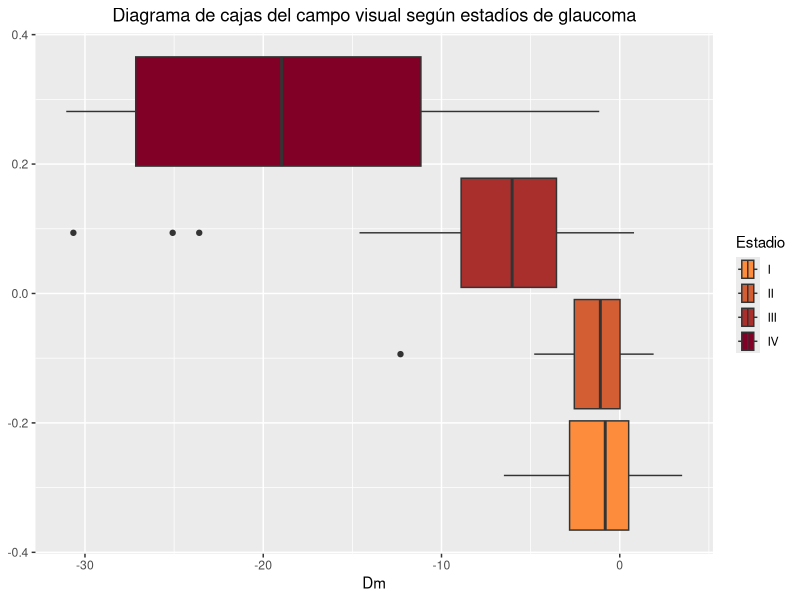
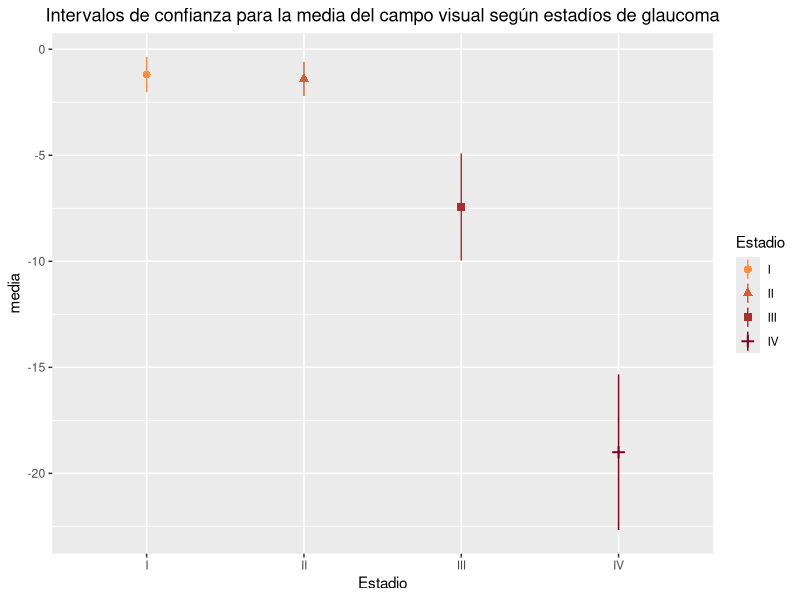

These figures' R source, in order: (Note: this script raises an error after producing the figures.)
## ---- chunk 1
library(knitr)
## Global options
options(digits = 4)
opts_chunk$set(echo=F, cache=T, prompt=F, tidy=T, comment=NA, message=F, warning=F, dev="png", dev.args=list(type="cairo"), dpi=300)
## ---- chunk 2
.packages <- c("tidyverse", "irr")
.installed <- .packages %in% installed.packages()
if (length(.packages[!.installed])>0) install.packages(.packages[!.installed])
lapply(.packages, require, character.only=T)
## ---- chunk 3
data <- read_csv('datos/campo-visual.csv', col_types = cols(Estadio = "f"))
data$Estadio <- ordered(data$Estadio, levels=levels(data$Estadio))                 
## ---- chunk 4
data <- data %>%  # Elminar los casos sin datos en la variable Dm
  filter(!is.na(Dm)) %>% # Eliminar los casos con errores mayores del 16%
  filter(ERROR <= 16)
## ---- chunk 5
# Color palette
  n <- 4
  colfunc <- colorRampPalette(c("#FD8D3C", "#800026"))
  palette <- colfunc(n)
  palette.healthy <- c("#00BFC4", palette)
#palette.healthy <- c("#00FF00", "#3FBF00", "#7F7F00", "#BF3F00", "#FF0000")
#palette <- palette.healthy[-1]

data %>% 
  ggplot(aes(x=Dm, fill=Estadio)) +
  geom_boxplot() +
  scale_fill_manual(values = palette) + 
  labs(title = "Diagrama de cajas del campo visual según estadíos de glaucoma") +
  theme(plot.title = element_text(hjust = 0.5))
## ---- chunk 6
means <- data %>% 
  group_by(Estadio) %>%
  summarise(n=n(), media = mean(Dm), desv.est= sd(Dm)) %>%
  mutate(error.est = desv.est / sqrt(n), lim.inf.ic = media - qt(1 - (0.05 / 2), n - 1) * error.est, lim.sup.ic = media + qt(1 - (0.05 / 2), n - 1) * error.est)
kable(means)
## ---- chunk 7
# Color palette
ggplot(means, aes(x=Estadio, y = media, colour = Estadio, shape = Estadio)) +
  geom_pointrange(aes(ymin = lim.inf.ic, ymax = lim.sup.ic), position = position_dodge(width = 0.5)) +
  ggtitle("Intervalos de confianza para la media del campo visual según estadíos de glaucoma") +
  scale_colour_manual(values = palette) +
  theme(plot.title = element_text(hjust = 0.5))
## ---- chunk 8
seed = 123
# Variables consideradas
vars = "Dm"
# Número de clusters
n <- 4
labels <- c("I", "II", "III", "IV")
# Shapes
shapes <- c(1, 3, 15, 17, 16)
# K-means clusters
clusters <- kmeans(data[, vars], centers = n, nstart = 25)
centers <- clusters$centers[order(clusters$centers[,1], decreasing = T),]
clusters <- kmeans(data[, vars], centers = centers)
# Convert the cluster into a factor
clusters$cluster <- as.factor(clusters$cluster)
# Assign labels to factors
levels(clusters$cluster) <- labels
# Add cluster to data frame
data[, "Estadio.CV"] <- ordered(clusters$cluster)
# data %>% ggplot(aes(x=Dm, y=Estadio.CV, colour=Estadio.CV)) + geom_point()
## ---- chunk 9
means <- data %>% 
  group_by(Estadio.CV) %>%
  summarise(n=n(), media = mean(Dm), desv.est= sd(Dm)) %>%
  mutate(error.est = desv.est / sqrt(n), lim.inf.ic = media - qt(1 - (0.05 / 2), n - 1) * error.est, lim.sup.ic = media + qt(1 - (0.05 / 2), n - 1) * error.est)
kable(means)
## ---- chunk 10
kendall(data[, c("Estadio", "Estadio.CV")], correct = T)
